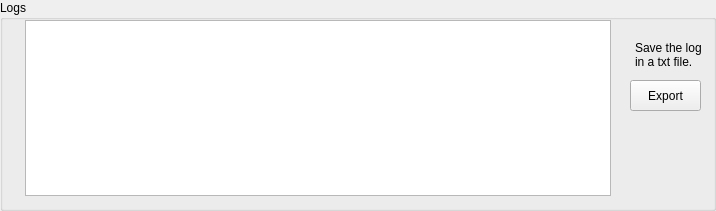
   <widget class="QGroupBox" name="groupBox_27">
    <property name="geometry">
     <rect>
      <x>5</x>
      <y>480</y>
      <width>716</width>
      <height>211</height>
     </rect>
    </property>
    <property name="minimumSize">
     <size>
      <width>716</width>
      <height>131</height>
     </size>
    </property>
    <property name="title">
     <string>Logs</string>
    </property>
    <widget class="QTextEdit" name="messages">
     <property name="geometry">
      <rect>
       <x>25</x>
       <y>20</y>
       <width>586</width>
       <height>176</height>
      </rect>
     </property>
     <property name="font">
      <font>
       <pointsize>8</pointsize>
       <stylestrategy>PreferAntialias</stylestrategy>
      </font>
     </property>
     <property name="frameShadow">
      <enum>QFrame::Sunken</enum>
     </property>
     <property name="lineWidth">
      <number>0</number>
     </property>
     <property name="lineWrapMode">
      <enum>QTextEdit::WidgetWidth</enum>
     </property>
    </widget>
    <widget class="QPushButton" name="btn_log">
     <property name="geometry">
      <rect>
       <x>630</x>
       <y>80</y>
       <width>71</width>
       <height>31</height>
      </rect>
     </property>
     <property name="text">
      <string>Export</string>
     </property>
    </widget>
    <widget class="QLabel" name="label_2">
     <property name="geometry">
      <rect>
       <x>635</x>
       <y>35</y>
       <width>71</width>
       <height>41</height>
      </rect>
     </property>
     <property name="text">
      <string>Save the log in a txt file.</string>
     </property>
     <property name="textFormat">
      <enum>Qt::RichText</enum>
     </property>
     <property name="wordWrap">
      <bool>true</bool>
     </property>
    </widget>
   </widget>
